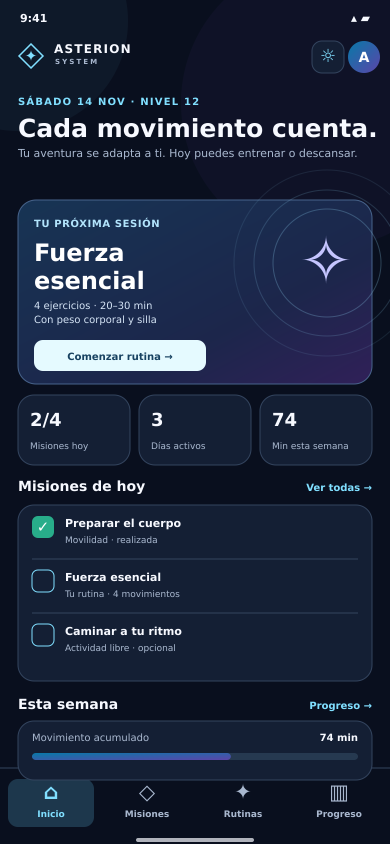
#> input picture docs/design-preview/prediseno-asterion/02_inicio_dark.png, 780 x 1688 px (shown at 1/2 size); its folder holds 4 pictures in this run
$ python make_asterion_boards.py
#> lines starting #> are read from the running program, lines starting #| are printed output that depends on the picture
#!/usr/bin/env python3
"""Arrange dark/light mobile renders into review sheets."""
from pathlib import Path
from PIL import Image, ImageDraw, ImageFont

ROOT = Path(__file__).parent
SOURCE = ROOT / "prediseno-asterion"
FONT = ImageFont.truetype("/usr/share/fonts/truetype/dejavu/DejaVuSans-Bold.ttf", 23)
SMALL = ImageFont.truetype("/usr/share/fonts/truetype/dejavu/DejaVuSans.ttf", 16)
SETS = [
    ("01_inicio_misiones_rutinas", [("02_inicio", "Inicio"), ("03_misiones", "Misiones"), ("04_rutinas", "Rutinas")]),
    ("02_sesion_calendario_biblioteca", [("05_sesion", "Sesión guiada"), ("06_calendario", "Calendario"), ("08_ejercicio", "Ficha de ejercicio")]),
    ("03_alta_progreso_perfil", [("01_alta", "Alta y preferencias"), ("07_progreso", "Progreso"), ("09_perfil", "Perfil y ajustes")]),
]

for filename, items in SETS:
    board = Image.new("RGB", (1708, 696), (10, 15, 29))
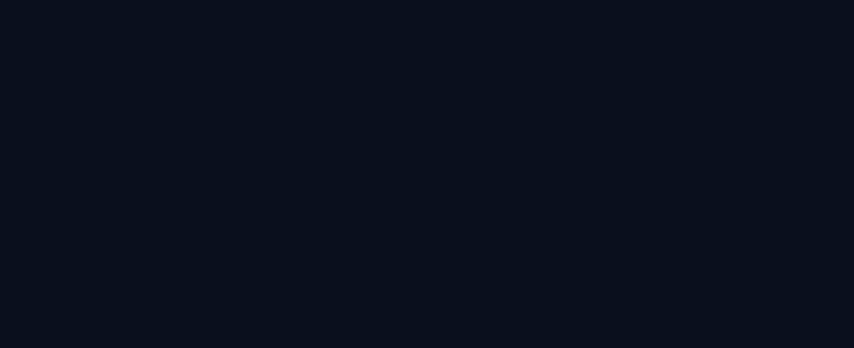
#> board: PIL image 1708x696 RGB (shown at 1/2 size); mean R, G, B 10, 15, 29
    draw = ImageDraw.Draw(board)
    draw.text((26, 15), filename.replace("_", " ").title(), font=FONT, fill=(245, 248, 255))
    for i, (key, label) in enumerate(items):
        x = 26 + i * 557
        draw.text((x, 56), label, font=FONT, fill=(217, 232, 255))
        for j, theme in enumerate(("dark", "light")):
            source = Image.open(SOURCE / f"{key}_{theme}.png").convert("RGB")
            image = source.resize((260, 563), Image.Resampling.LANCZOS)
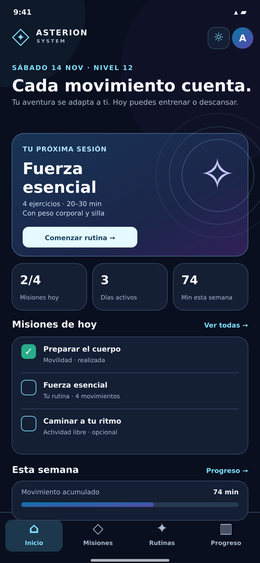
#> image: PIL image 260x563 RGB; mean R, G, B 29, 39.1, 60.8
            px = x + j * 272
            board.paste(image, (px, 91))
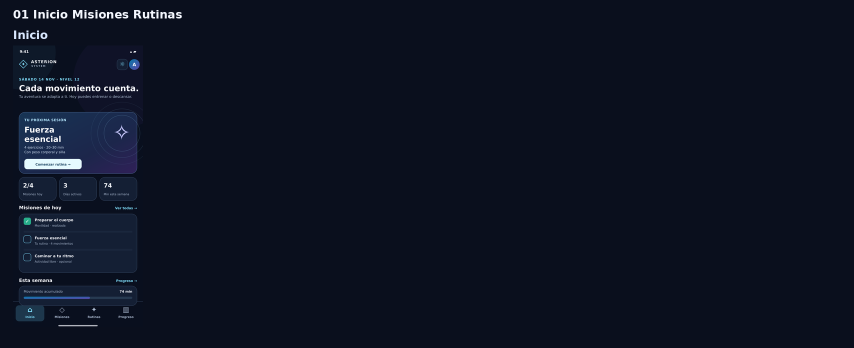
#> board: PIL image 1708x696 RGB (shown at 1/2 size); mean R, G, B 12.9, 18.5, 33.5
#> (the run stopped early here; a loop or call above may not have finished)
